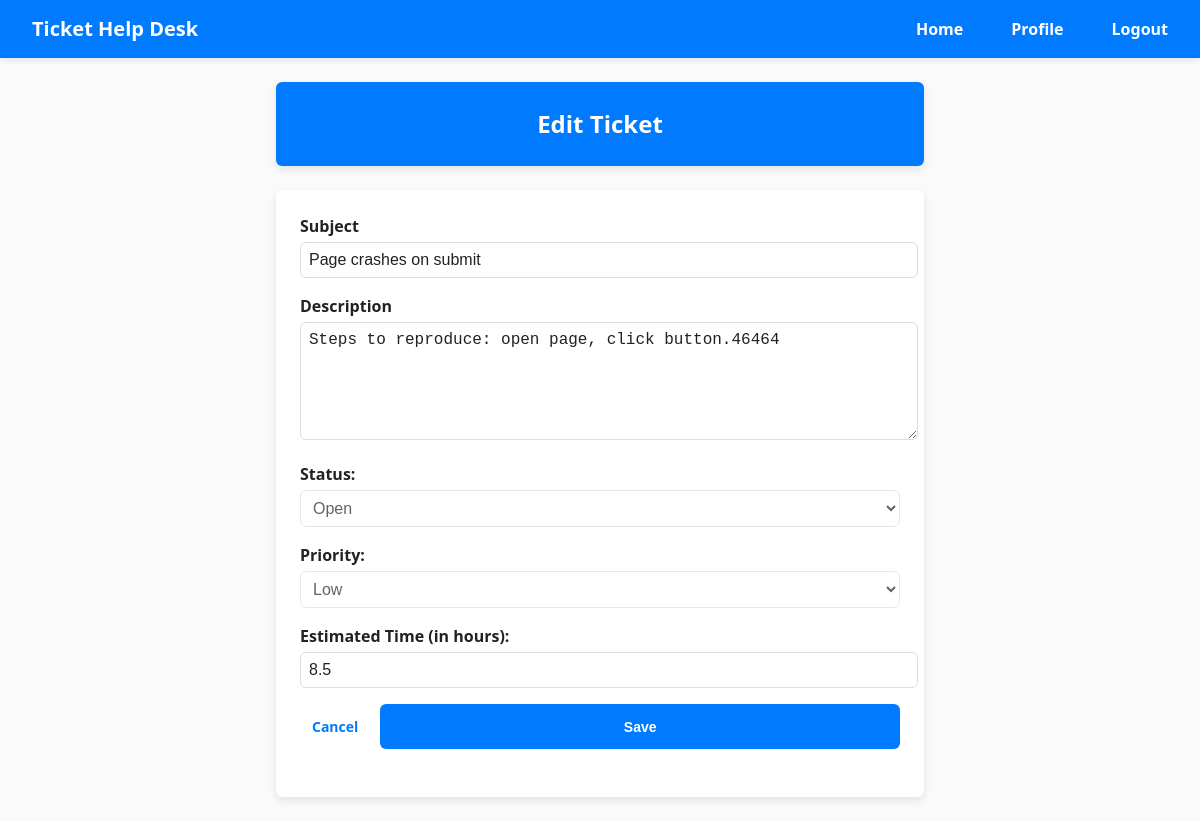
The page /edit_ticket/2 (signed in) on the database as committed earlier.
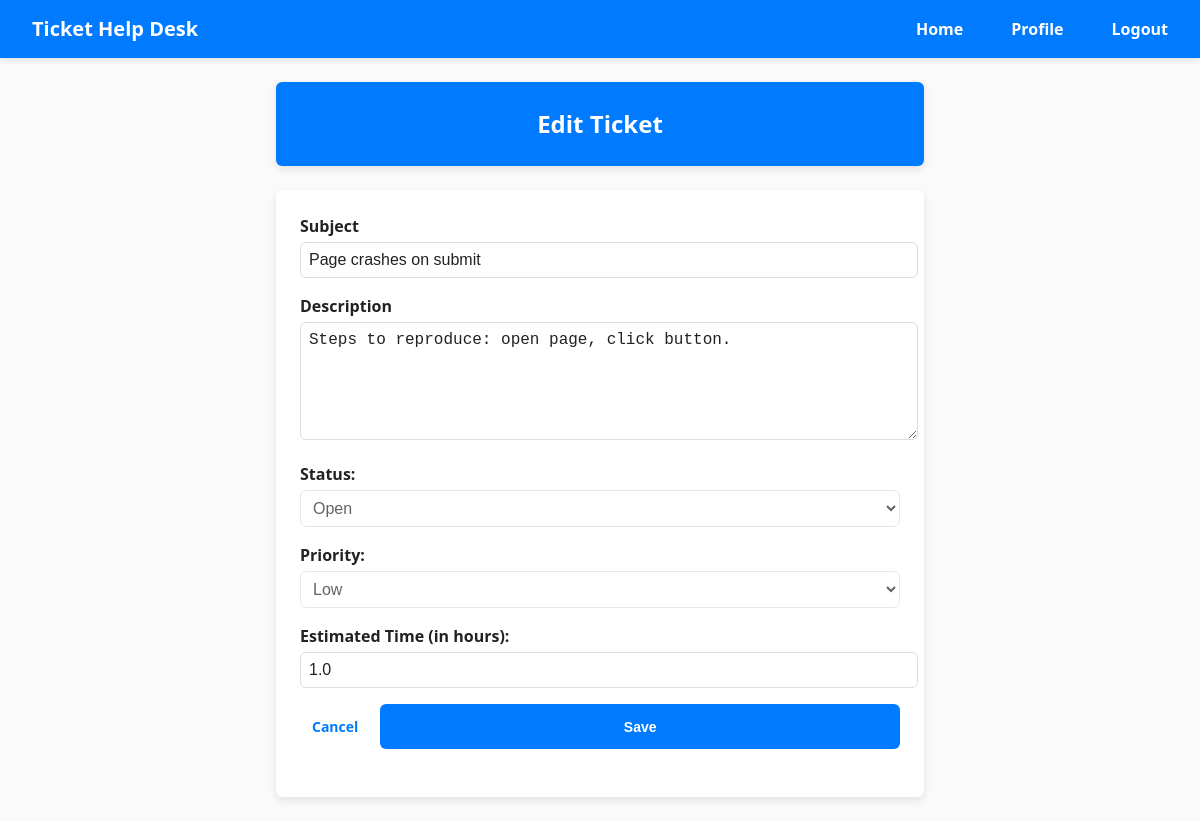
The same page on the database as committed later.
### HelpDeskTicketingSystem/models/TicketModel.py (models this page shows)
class Ticket(db.Model):
    id = db.Column(db.Integer, primary_key=True)
    subject = db.Column(db.String(100), nullable=False)
    description = db.Column(db.Text, nullable=False)
    status = db.Column(db.String(20), nullable=False)
    priority = db.Column(db.String(20), nullable=False)
    estimated_time = db.Column(db.Float, nullable=False)
    date_created = db.Column(db.DateTime(timezone=True), default=func.current_timestamp())
    user_id = db.Column(db.Integer, db.ForeignKey('user.id'))
    user = relationship('User', backref='tickets')

### HelpDeskTicketingSystem/views/tickets.py (the view, shortened to what this page needs)
@tickets_bp.route('/edit_ticket/<int:ticket_id>', methods=['GET', 'POST'])
@login_required
def edit_ticket(ticket_id):
    ticket = Ticket.query.filter_by(id=ticket_id).first()
    if not ticket:
        flash('Ticket not found.', category='error')
        return redirect(url_for('home.home'))
    if ticket.user_id != current_user.id and current_user.account_type != 'Administrator':
        flash('You do not have permission to edit this ticket.', category='error')
        return redirect(url_for('home.home'))
    return render_template('edit_ticket.html', ticket=ticket)

### HelpDeskTicketingSystem/__init__.py (called while the page is built)
def create_app():
    app = Flask(__name__)
    app.config.from_object(Config)
    db.init_app(app)
    login_manager.init_app(app)
    login_manager.login_view = 'auth.login'
    from .views.home import home_bp
    from .views.auth import auth_bp
    from .views.users import users_bp
    from .views.tickets import tickets_bp
    app.register_blueprint(home_bp, url_prefix='/')
    app.register_blueprint(auth_bp, url_prefix='/')
    app.register_blueprint(tickets_bp, url_prefix='/')
    app.register_blueprint(users_bp, url_prefix='/')
    create_database(app)
    from .models import User
    @login_manager.user_loader
    def load_user(user_id):
        return User.query.get(int(user_id))
    return app

### HelpDeskTicketingSystem/templates/edit_ticket.html (shortened to what this page needs)
{% extends "base.html" %}
{% block content %}
  <h2>Edit Ticket</h2>
  <form method="POST" class="form">
    <label for="subject">Subject</label>
    <input type="text" id="subject" name="subject" value="{{ ticket.subject }}" required />
    <label for="description">Description</label>
    <textarea id="description" name="description" required>{{ ticket.description }}</textarea>
    {% if current_user.account_type == 'Administrator' %}
      <label for="status">Status:</label>
        <select id="status" name="status" required>
          <option value="Open" {% if status == 'Open' %}selected{% endif %}>Open</option>
          <option value="In Progress" {% if status == 'In Progress' %}selected{% endif %}>In Progress</option>
          <option value="Closed" {% if status == 'Closed' %}selected{% endif %}>Closed</option>
        </select>
      <label for="priority">Priority:</label>
        <select id="priority" name="priority" required>
          <option value="Low" {% if priority == 'Low' %}selected{% endif %}>Low</option>
          <option value="Normal" {% if priority == 'Normal' %}selected{% endif %}>Normal</option>
          <option value="High" {% if priority == 'High' %}selected{% endif %}>High</option>
        </select>
    {% else %}
      <label for="status">Status:</label>
        <select id="status" disabled>
          <option value="Open" {% if status == 'Open' %}selected{% endif %}>Open</option>
        </select>
      <label for="priority">Priority:</label>
        <select id="priority" disabled>
          <option value="Low" {% if priority == 'Low' %}selected{% endif %}>Low</option>
        </select>
      {% endif %}
    {% if current_user.account_type == 'admin' %}
      <label for="estimated_time">Estimated Time (in hours):</label>
        <input type="number" id="estimated_time" name="estimated_time" value="{{ ticket.estimated_time }}" step="0.5" min="1" required>
    {% else %}
      <label for="estimated_time">Estimated Time (in hours):</label>
        <input type="number" id="estimated_time" name="estimated_time" value="{{ ticket.estimated_time }}" step="0.5" min="1" required readonly>
    {% endif %}
    <div class="btn-group">
      <a href="{{ url_for('tickets.ticket_details', ticket_id=ticket.id) }}" class="btn btn-secondary">Cancel</a>
      <button type="submit" class="btn btn-primary">Save</button>
    </div>
  </form>
{% endblock %}

Rows that differ between the two databases and show on the page:
changed Ticket "Page crashes on submit": description "Steps to reproduce: open page, click button.46464" → "Steps to reproduce: open page, click button."; estimated_time "8.5" → "1.0"
